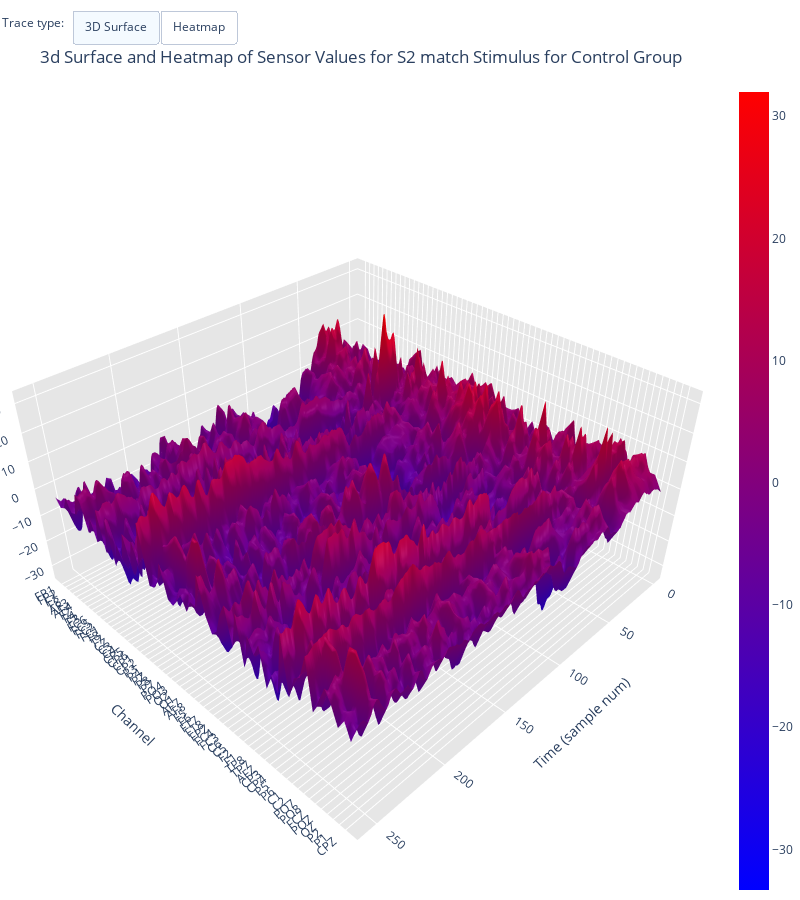

The cell this chart's notebook holds for it:
### Code cell
plot_3dSurface_and_heatmap(stimulus=stimulus, group='c', df=S2_m_sample_df)

### Figure 1 — Plotly figure (JSON) as saved in the notebook; plotly's stock layout.template omitted (floating-point values rounded to 4 significant figures; data arrays with more than 128 entries replaced by an {"elided": "..."} marker saying what was removed)
{"data": [{"colorscale": [[0, "rgb(0,0,255)"], [1, "rgb(255,0,0)"]], "type": "surface", "z": {"elided": "61x256 float values"}}], "layout": {"annotations": [{"align": "left", "showarrow": false, "text": "Trace type:", "x": 0, "y": 1.085, "yref": "paper"}], "autosize": false, "height": 900, "margin": {"b": 0, "l": 0, "r": 0, "t": 0}, "scene": {"aspectmode": "manual", "aspectratio": {"x": 1, "y": 1, "z": 0.5}, "xaxis": {"backgroundcolor": "rgb(230, 230,230)", "gridcolor": "rgb(255, 255, 255)", "showbackground": true, "title": {"text": "Time (sample num)"}}, "yaxis": {"backgroundcolor": "rgb(230, 230, 230)", "gridcolor": "rgb(255, 255, 255)", "showbackground": true, "ticktext": ["FP1", "FP2", "F7", "F8", "AF3", "AF4", "FZ", "F4", "F3", "FC6", "FC5", "FC2", "FC1", "T8", "T7", "CZ", "C3", "C4", "CP5", "CP6", "CP1", "CP2", "P3", "P4", "PZ", "P8", "P7", "PO4", "PO3", "O2", "O1", "AF7", "AF8", "F5", "F6", "FT7", "FT8", "FPZ", "FC4", "FC3", "C6", "C5", "F2", "F1", "TP8", "TP7", "AFZ", "CP3", "CP4", "P5", "P6", "C1", "C2", "PO7", "PO8", "FCZ", "POZ", "OZ", "P2", "P1", "CPZ"], "tickvals": [0, 1, 2, 3, 4, 5, 6, 7, 8, 9, 10, 11, 12, 13, 14, 15, 16, 17, 18, 19, 20, 21, 22, 23, 24, 25, 26, 27, 28, 29, 30, 31, 32, 33, 34, 35, 36, 37, 38, 39, 40, 41, 42, 43, 44, 45, 46, 47, 48, 49, 50, 51, 52, 53, 54, 55, 56, 57, 58, 59, 60], "title": {"text": "Channel"}, "zerolinecolor": "rgb(255, 255, 255)"}, "zaxis": {"backgroundcolor": "rgb(230, 230,230)", "gridcolor": "rgb(255, 255, 255)", "showbackground": true, "title": {"text": "Sensor Value"}, "zerolinecolor": "rgb(255, 255, 255)"}}, "title": {"text": "<br>3d Surface and Heatmap of Sensor Values for S2 match Stimulus for Control Group"}, "updatemenus": [{"buttons": [{"args": ["type", "surface"], "label": "3D Surface", "method": "restyle"}, {"args": ["type", "heatmap"], "label": "Heatmap", "method": "restyle"}], "direction": "left", "pad": {"r": 10, "t": 10}, "showactive": true, "type": "buttons", "x": 0.1, "xanchor": "left", "y": 1.1, "yanchor": "top"}], "width": 800}}
